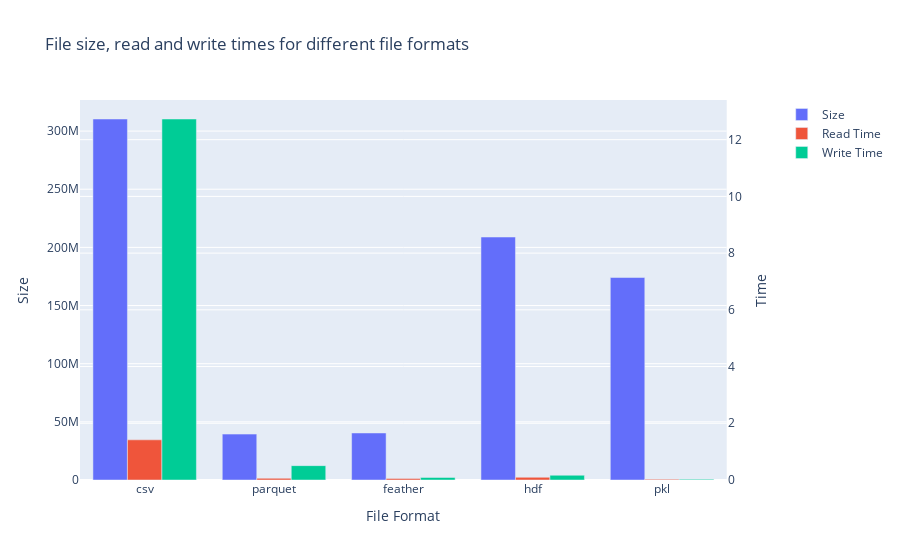

The notebook cell this image was saved under:
### Code cell
# Plot file size, read and write all together (file size on one axis, time on the other), grouped bar plot
file_df = pd.DataFrame(file_dict).T.reset_index()
file_df.rename(columns={'index': 'file_format'}, inplace=True)
# Create figure with secondary y-axis
fig = make_subplots(specs=[[{"secondary_y": True}]])

# Add traces for size
fig.add_trace(
    go.Bar(x=file_df['file_format'], y=file_df['size'], name="Size", offsetgroup=0),
    secondary_y=False,
)

# Add traces for read_time
fig.add_trace(
    go.Bar(x=file_df['file_format'], y=file_df['read_time'], name="Read Time", offsetgroup=1),
    secondary_y=True,
)

# Add traces for write_time
fig.add_trace(
    go.Bar(x=file_df['file_format'], y=file_df['write_time'], name="Write Time", offsetgroup=2),
    secondary_y=True,
)

# Add figure title
fig.update_layout(
    title_text="File size, read and write times for different file formats",
    barmode='group'
)

# Set x-axis title
fig.update_xaxes(title_text="File Format")

# Set y-axes titles
fig.update_yaxes(title_text="Size", secondary_y=False)
fig.update_yaxes(title_text="Time", secondary_y=True)

# Show the figure
fig.show()

### Figure 1 — Plotly figure (JSON) as saved in the notebook; plotly's stock layout.template omitted (floating-point values rounded to 4 significant figures)
{"data": [{"name": "Size", "offsetgroup": "0", "type": "bar", "x": ["csv", "parquet", "feather", "hdf", "pkl"], "xaxis": "x", "y": [310387560, 39468837, 40438458, 208912136, 174085138], "yaxis": "y"}, {"name": "Read Time", "offsetgroup": "1", "type": "bar", "x": ["csv", "parquet", "feather", "hdf", "pkl"], "xaxis": "x", "y": [1.416, 0.06037, 0.05054, 0.09546, 0.02643], "yaxis": "y2"}, {"name": "Write Time", "offsetgroup": "2", "type": "bar", "x": ["csv", "parquet", "feather", "hdf", "pkl"], "xaxis": "x", "y": [12.73, 0.5064, 0.08956, 0.1674, 0.02578], "yaxis": "y2"}], "layout": {"barmode": "group", "title": {"text": "File size, read and write times for different file formats"}, "xaxis": {"anchor": "y", "domain": [0, 0.94], "title": {"text": "File Format"}}, "yaxis": {"anchor": "x", "domain": [0, 1], "title": {"text": "Size"}}, "yaxis2": {"anchor": "x", "overlaying": "y", "side": "right", "title": {"text": "Time"}}}}
